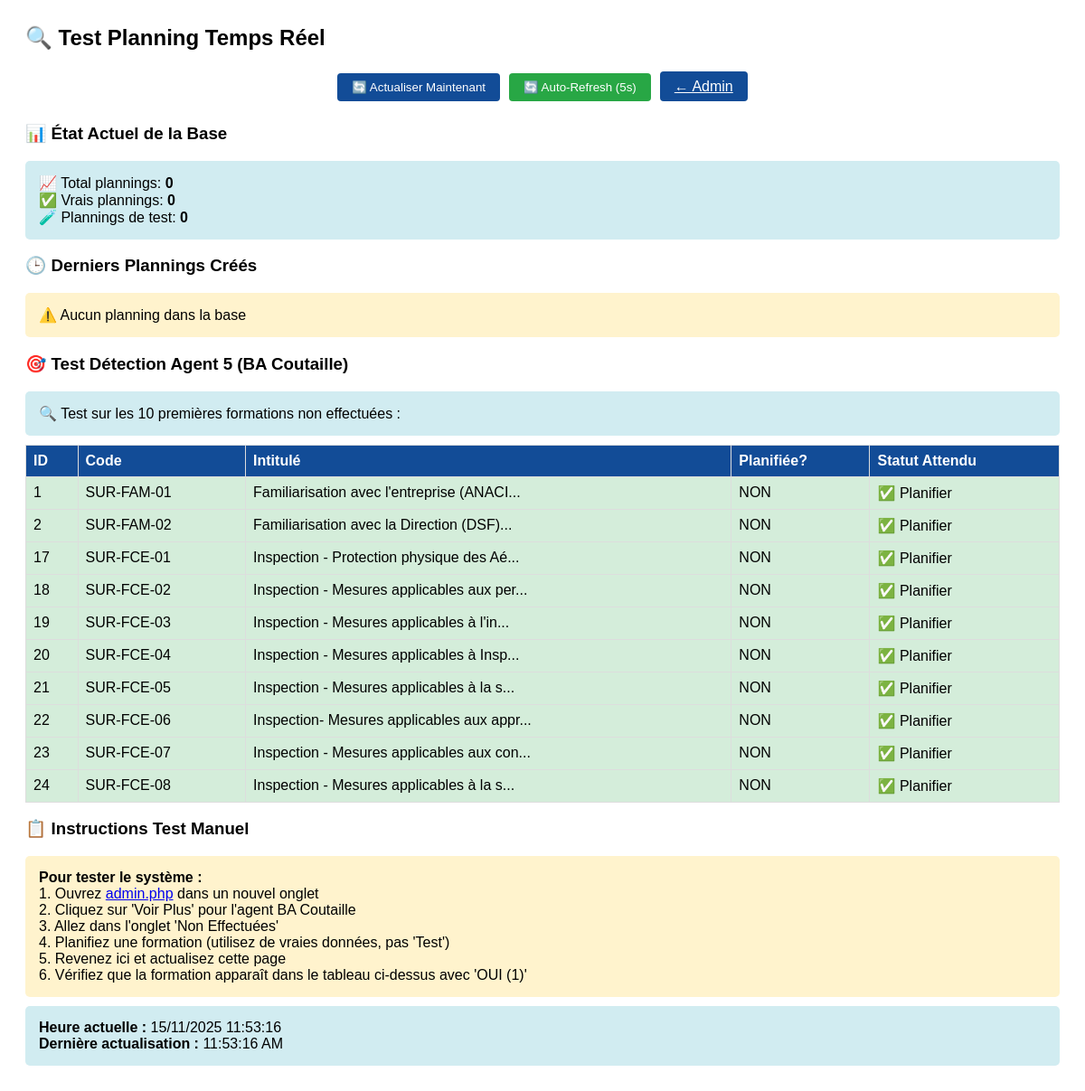
Page /test_planning_real_time.php on the earlier database version.
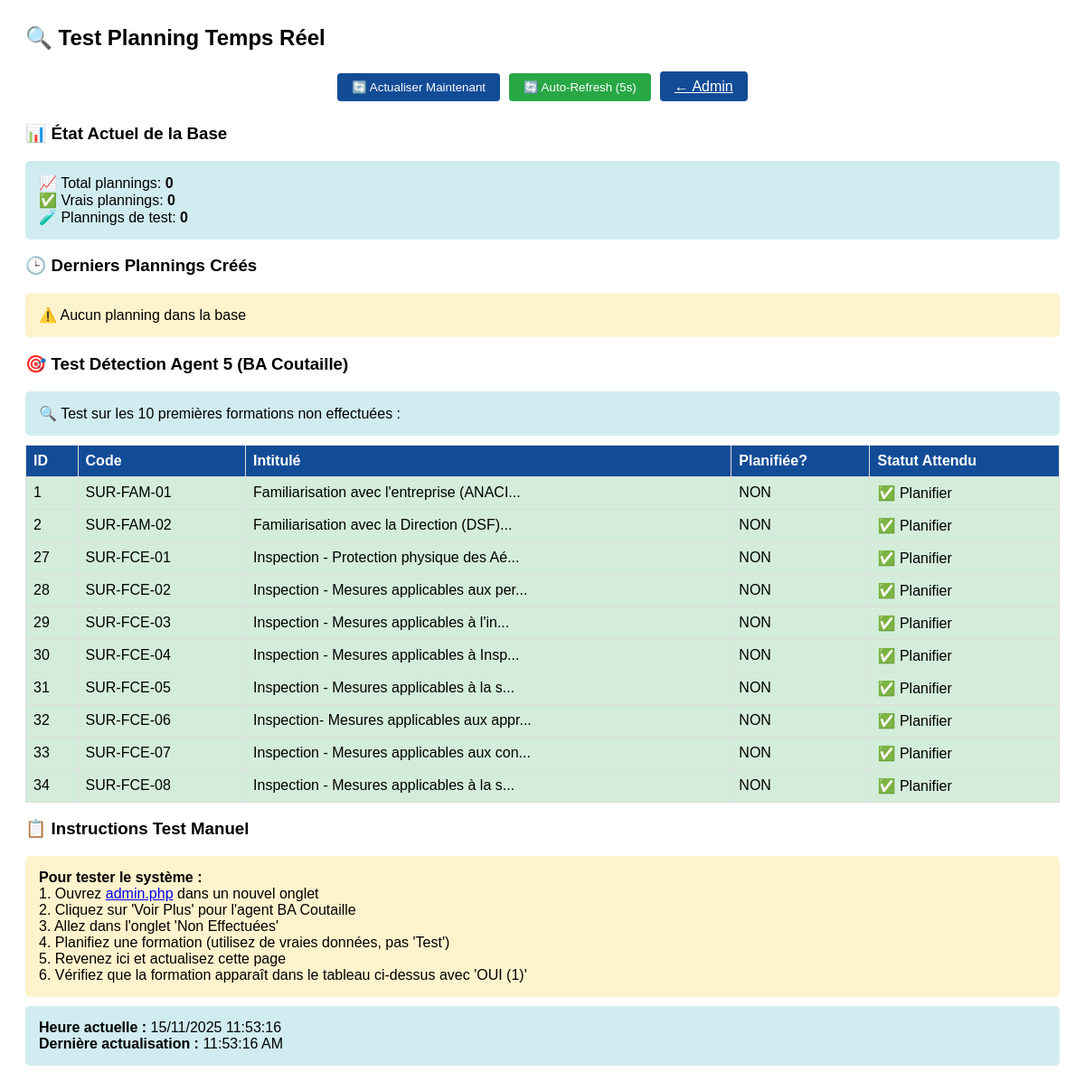
Same page on the later database version.
### tables this page shows
CREATE TABLE formations (
    id INT AUTO_INCREMENT PRIMARY KEY,
    numero VARCHAR(20) NOT NULL,
    intitule VARCHAR(255) NOT NULL,
    code VARCHAR(50) NOT NULL UNIQUE,
    ressource ENUM('Interne', 'Externe', 'Interne/Externe') NOT NULL,
    periodicite_mois INT NOT NULL,
    categorie ENUM('FAMILIARISATION', 'FORMATION_INITIALE', 'FORMATION_COURS_EMPLOI', 'FORMATION_TECHNIQUE') NOT NULL,
    created_at TIMESTAMP DEFAULT CURRENT_TIMESTAMP
);

### test_planning_real_time.php (the view, shortened to what this page needs)
<?php
$database = new Database();
$pdo = $database->getConnection();
echo "<h2>🔍 Test Planning Temps Réel</h2>";
echo "<div style='text-align: center; margin: 20px 0;'>";
echo "<button onclick='window.location.reload()' class='btn btn-primary'>🔄 Actualiser Maintenant</button>";
echo "<button id='refreshBtn' onclick='toggleAutoRefresh()' class='btn refresh'>🔄 Auto-Refresh (5s)</button>";
echo "<a href='admin.php' class='btn btn-primary'>← Admin</a>";
echo "</div>";
echo "<h3>📊 État Actuel de la Base</h3>";
$stmt = $pdo->query("SELECT COUNT(*) as total FROM planning_formations");
$total_plannings = $stmt->fetch()['total'];
$stmt = $pdo->query("SELECT COUNT(*) as total FROM planning_formations WHERE commentaires NOT LIKE '%Test%'");
$real_plannings = $stmt->fetch()['total'];
echo "<div class='info'>";
echo "📈 Total plannings: <strong>{$total_plannings}</strong><br>";
echo "✅ Vrais plannings: <strong>{$real_plannings}</strong><br>";
echo "🧪 Plannings de test: <strong>" . ($total_plannings - $real_plannings) . "</strong>";
echo "</div>";
echo "<h3>🕒 Derniers Plannings Créés</h3>";
$stmt = $pdo->query("
    SELECT
        pf.id,
        pf.agent_id,
        pf.formation_id,
        pf.created_at,
        pf.commentaires,
        a.nom,
        a.prenom,
        f.code,
        f.intitule
    FROM planning_formations pf
    JOIN agents a ON pf.agent_id = a.id
    JOIN formations f ON pf.formation_id = f.id
    ORDER BY pf.created_at DESC
    LIMIT 5
");
$recent_plannings = $stmt->fetchAll();
if (empty($recent_plannings)) {
    echo "<div class='warning'>⚠️ Aucun planning dans la base</div>";
}
echo "<h3>🎯 Test Détection Agent 5 (BA Coutaille)</h3>";
$agent_id = 5;
$stmt = $pdo->prepare("SELECT formation_id FROM formations_agents WHERE agent_id = ?");
$stmt->execute([$agent_id]);
$formations_effectuees_ids = $stmt->fetchAll(PDO::FETCH_COLUMN);
$stmt = $pdo->prepare("
    SELECT f.id, f.code, f.intitule,
           (SELECT COUNT(*) FROM planning_formations pf
            WHERE pf.agent_id = ? AND pf.formation_id = f.id
            AND pf.statut IN ('planifie', 'confirme')) as est_planifie
    FROM formations f
    WHERE f.id NOT IN (" . (empty($formations_effectuees_ids) ? "0" : implode(',', $formations_effectuees_ids)) . ")
    ORDER BY f.code
    LIMIT 10
");
$stmt->execute([$agent_id]);
$formations_test = $stmt->fetchAll();
echo "<div class='info'>🔍 Test sur les 10 premières formations non effectuées :</div>";
if (!empty($formations_test)) {
    echo "<table>";
    echo "<tr><th>ID</th><th>Code</th><th>Intitulé</th><th>Planifiée?</th><th>Statut Attendu</th></tr>";
    foreach ($formations_test as $f) {
        $is_fts = strpos($f['code'], 'SUR-FTS') !== false;
        $est_planifie = $f['est_planifie'] > 0;
        if ($est_planifie && !$is_fts) {
            $statut_attendu = "🚫 Déjà planifié";
            $row_style = 'style="background-color: #f8d7da;"';
        } elseif ($est_planifie && $is_fts) {
            $statut_attendu = "⚠️ Re-planifier (SUR-FTS)";
            $row_style = 'style="background-color: #fff3cd;"';
        } else {
            $statut_attendu = "✅ Planifier";
            $row_style = 'style="background-color: #d4edda;"';
        }
        echo "<tr {$row_style}>";
        echo "<td>{$f['id']}</td>";
        echo "<td>{$f['code']}</td>";
        echo "<td>" . substr($f['intitule'], 0, 40) . "...</td>";
        echo "<td>" . ($est_planifie ? "OUI ({$f['est_planifie']})" : "NON") . "</td>";
        echo "<td>{$statut_attendu}</td>";
        echo "</tr>";
    }
    echo "</table>";
}
echo "<h3>📋 Instructions Test Manuel</h3>";
echo "<div class='warning'>";
echo "<strong>Pour tester le système :</strong><br>";
echo "1. Ouvrez <a href='admin.php' target='_blank'>admin.php</a> dans un nouvel onglet<br>";
echo "2. Cliquez sur 'Voir Plus' pour l'agent BA Coutaille<br>";
echo "3. Allez dans l'onglet 'Non Effectuées'<br>";
echo "4. Planifiez une formation (utilisez de vraies données, pas 'Test')<br>";
echo "5. Revenez ici et actualisez cette page<br>";
echo "6. Vérifiez que la formation apparaît dans le tableau ci-dessus avec 'OUI (1)'<br>";
echo "</div>";
echo "<div class='info'>";
echo "<strong>Heure actuelle :</strong> " . date('d/m/Y H:i:s') . "<br>";
echo "<strong>Dernière actualisation :</strong> <span id='lastUpdate'>" . date('H:i:s') . "</span>";
echo "</div>";
?>

Differences in the rows shown:
no longer on this page (row edited): formations: id "17", code "SUR-FCE-01", intitule "Inspection - Protection physique des Aé", statut_attendu "✅ Planifier"
no longer on this page (row edited): formations: id "18", code "SUR-FCE-02", intitule "Inspection - Mesures applicables aux per", statut_attendu "✅ Planifier"
no longer on this page (row edited): formations: id "19", code "SUR-FCE-03", intitule "Inspection - Mesures applicables à l'in", statut_attendu "✅ Planifier"
no longer on this page (row edited): formations: id "20", code "SUR-FCE-04", intitule "Inspection - Mesures applicables à Insp", statut_attendu "✅ Planifier"
no longer on this page (row edited): formations: id "21", code "SUR-FCE-05", intitule "Inspection - Mesures applicables à la s", statut_attendu "✅ Planifier"
no longer on this page (row edited): formations: id "22", code "SUR-FCE-06", intitule "Inspection- Mesures applicables aux appr", statut_attendu "✅ Planifier"
no longer on this page (row edited): formations: id "23", code "SUR-FCE-07", intitule "Inspection - Mesures applicables aux con", statut_attendu "✅ Planifier"
no longer on this page (row edited): formations: id "24", code "SUR-FCE-08", intitule "Inspection - Mesures applicables à la s", statut_attendu "✅ Planifier"
now on this page (row edited): formations: id "27", code "SUR-FCE-01", intitule "Inspection - Protection physique des Aé", statut_attendu "✅ Planifier"
now on this page (row edited): formations: id "28", code "SUR-FCE-02", intitule "Inspection - Mesures applicables aux per", statut_attendu "✅ Planifier"
now on this page (row edited): formations: id "29", code "SUR-FCE-03", intitule "Inspection - Mesures applicables à l'in", statut_attendu "✅ Planifier"
now on this page (row edited): formations: id "30", code "SUR-FCE-04", intitule "Inspection - Mesures applicables à Insp", statut_attendu "✅ Planifier"
now on this page (row edited): formations: id "31", code "SUR-FCE-05", intitule "Inspection - Mesures applicables à la s", statut_attendu "✅ Planifier"
now on this page (row edited): formations: id "32", code "SUR-FCE-06", intitule "Inspection- Mesures applicables aux appr", statut_attendu "✅ Planifier"
now on this page (row edited): formations: id "33", code "SUR-FCE-07", intitule "Inspection - Mesures applicables aux con", statut_attendu "✅ Planifier"
now on this page (row edited): formations: id "34", code "SUR-FCE-08", intitule "Inspection - Mesures applicables à la s", statut_attendu "✅ Planifier"
